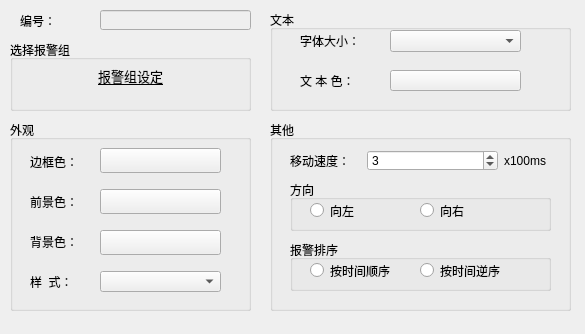
<?xml version="1.0" encoding="UTF-8"?>
<ui version="4.0">
 <class>QDynAlarmBarGenDlg</class>
 <widget class="QWidget" name="QDynAlarmBarGenDlg">
  <property name="geometry">
   <rect>
    <x>0</x>
    <y>0</y>
    <width>585</width>
    <height>334</height>
   </rect>
  </property>
  <property name="windowTitle">
   <string>Form</string>
  </property>
  <widget class="QGroupBox" name="groupBox">
   <property name="geometry">
    <rect>
     <x>270</x>
     <y>120</y>
     <width>301</width>
     <height>191</height>
    </rect>
   </property>
   <property name="title">
    <string>其他</string>
   </property>
   <widget class="QLabel" name="label_7">
    <property name="geometry">
     <rect>
      <x>20</x>
      <y>30</y>
      <width>71</width>
      <height>21</height>
     </rect>
    </property>
    <property name="text">
     <string>移动速度：</string>
    </property>
   </widget>
   <widget class="QSpinBox" name="Speed">
    <property name="geometry">
     <rect>
      <x>97</x>
      <y>30</y>
      <width>131</width>
      <height>21</height>
     </rect>
    </property>
    <property name="minimum">
     <number>1</number>
    </property>
    <property name="maximum">
     <number>30</number>
    </property>
    <property name="value">
     <number>3</number>
    </property>
   </widget>
   <widget class="QLabel" name="label_4">
    <property name="geometry">
     <rect>
      <x>234</x>
      <y>33</y>
      <width>51</width>
      <height>16</height>
     </rect>
    </property>
    <property name="text">
     <string>x100ms</string>
    </property>
   </widget>
   <widget class="QGroupBox" name="groupBox_5">
    <property name="geometry">
     <rect>
      <x>20</x>
      <y>60</y>
      <width>261</width>
      <height>51</height>
     </rect>
    </property>
    <property name="title">
     <string>方向</string>
    </property>
    <widget class="QRadioButton" name="Right">
     <property name="geometry">
      <rect>
       <x>130</x>
       <y>20</y>
       <width>111</width>
       <height>21</height>
      </rect>
     </property>
     <property name="focusPolicy">
      <enum>Qt::NoFocus</enum>
     </property>
     <property name="text">
      <string>向右</string>
     </property>
    </widget>
    <widget class="QRadioButton" name="Left">
     <property name="geometry">
      <rect>
       <x>20</x>
       <y>20</y>
       <width>91</width>
       <height>21</height>
      </rect>
     </property>
     <property name="focusPolicy">
      <enum>Qt::NoFocus</enum>
     </property>
     <property name="text">
      <string>向左</string>
     </property>
    </widget>
   </widget>
   <widget class="QGroupBox" name="groupBox_6">
    <property name="geometry">
     <rect>
      <x>20</x>
      <y>120</y>
      <width>261</width>
      <height>51</height>
     </rect>
    </property>
    <property name="title">
     <string>报警排序</string>
    </property>
    <widget class="QRadioButton" name="Time">
     <property name="geometry">
      <rect>
       <x>20</x>
       <y>20</y>
       <width>101</width>
       <height>21</height>
      </rect>
     </property>
     <property name="focusPolicy">
      <enum>Qt::NoFocus</enum>
     </property>
     <property name="text">
      <string>按时间顺序</string>
     </property>
    </widget>
    <widget class="QRadioButton" name="Time_Re">
     <property name="geometry">
      <rect>
       <x>130</x>
       <y>20</y>
       <width>121</width>
       <height>21</height>
      </rect>
     </property>
     <property name="focusPolicy">
      <enum>Qt::NoFocus</enum>
     </property>
     <property name="text">
      <string>按时间逆序</string>
     </property>
    </widget>
   </widget>
  </widget>
  <widget class="QGroupBox" name="groupBox_4">
   <property name="geometry">
    <rect>
     <x>270</x>
     <y>10</y>
     <width>301</width>
     <height>101</height>
    </rect>
   </property>
   <property name="title">
    <string>文本</string>
   </property>
   <widget class="QLabel" name="label_16">
    <property name="geometry">
     <rect>
      <x>30</x>
      <y>20</y>
      <width>61</width>
      <height>21</height>
     </rect>
    </property>
    <property name="text">
     <string>字体大小：</string>
    </property>
   </widget>
   <widget class="QLabel" name="label_6">
    <property name="geometry">
     <rect>
      <x>30</x>
      <y>60</y>
      <width>61</width>
      <height>21</height>
     </rect>
    </property>
    <property name="text">
     <string>文 本 色：</string>
    </property>
   </widget>
   <widget class="QPushButton" name="Text_Color">
    <property name="geometry">
     <rect>
      <x>120</x>
      <y>60</y>
      <width>131</width>
      <height>21</height>
     </rect>
    </property>
    <property name="focusPolicy">
     <enum>Qt::NoFocus</enum>
    </property>
    <property name="text">
     <string/>
    </property>
   </widget>
   <widget class="QComboBox" name="FontSize">
    <property name="geometry">
     <rect>
      <x>120</x>
      <y>20</y>
      <width>131</width>
      <height>22</height>
     </rect>
    </property>
   </widget>
   <zorder>label_16</zorder>
   <zorder>label_6</zorder>
   <zorder>Text_Color</zorder>
   <zorder>FontSize</zorder>
   <zorder>groupBox_2</zorder>
  </widget>
  <widget class="QLineEdit" name="ID">
   <property name="enabled">
    <bool>false</bool>
   </property>
   <property name="geometry">
    <rect>
     <x>100</x>
     <y>10</y>
     <width>151</width>
     <height>20</height>
    </rect>
   </property>
  </widget>
  <widget class="QLabel" name="label">
   <property name="geometry">
    <rect>
     <x>20</x>
     <y>10</y>
     <width>61</width>
     <height>21</height>
    </rect>
   </property>
   <property name="text">
    <string>编号：</string>
   </property>
  </widget>
  <widget class="QGroupBox" name="groupBox_2">
   <property name="geometry">
    <rect>
     <x>10</x>
     <y>40</y>
     <width>241</width>
     <height>71</height>
    </rect>
   </property>
   <property name="title">
    <string>选择报警组</string>
   </property>
   <widget class="QPushButton" name="btn_groupset">
    <property name="geometry">
     <rect>
      <x>10</x>
      <y>20</y>
      <width>221</width>
      <height>31</height>
     </rect>
    </property>
    <property name="font">
     <font>
      <pointsize>10</pointsize>
      <underline>true</underline>
     </font>
    </property>
    <property name="text">
     <string>报警组设定</string>
    </property>
    <property name="flat">
     <bool>true</bool>
    </property>
   </widget>
  </widget>
  <widget class="QGroupBox" name="groupBox_3">
   <property name="geometry">
    <rect>
     <x>10</x>
     <y>120</y>
     <width>241</width>
     <height>191</height>
    </rect>
   </property>
   <property name="title">
    <string>外观</string>
   </property>
   <widget class="QComboBox" name="Pattern">
    <property name="geometry">
     <rect>
      <x>90</x>
      <y>151</y>
      <width>121</width>
      <height>21</height>
     </rect>
    </property>
   </widget>
   <widget class="QPushButton" name="Frame_Color">
    <property name="geometry">
     <rect>
      <x>90</x>
      <y>28</y>
      <width>121</width>
      <height>25</height>
     </rect>
    </property>
    <property name="focusPolicy">
     <enum>Qt::NoFocus</enum>
    </property>
    <property name="text">
     <string/>
    </property>
   </widget>
   <widget class="QPushButton" name="FG_Color">
    <property name="geometry">
     <rect>
      <x>90</x>
      <y>69</y>
      <width>121</width>
      <height>25</height>
     </rect>
    </property>
    <property name="focusPolicy">
     <enum>Qt::NoFocus</enum>
    </property>
    <property name="text">
     <string/>
    </property>
   </widget>
   <widget class="QLabel" name="label_5">
    <property name="geometry">
     <rect>
      <x>20</x>
      <y>31</y>
      <width>61</width>
      <height>21</height>
     </rect>
    </property>
    <property name="text">
     <string>边框色：</string>
    </property>
   </widget>
   <widget class="QLabel" name="label_3">
    <property name="geometry">
     <rect>
      <x>20</x>
      <y>151</y>
      <width>61</width>
      <height>21</height>
     </rect>
    </property>
    <property name="text">
     <string>样  式：</string>
    </property>
   </widget>
   <widget class="QLabel" name="label_10">
    <property name="geometry">
     <rect>
      <x>20</x>
      <y>111</y>
      <width>61</width>
      <height>21</height>
     </rect>
    </property>
    <property name="text">
     <string>背景色：</string>
    </property>
   </widget>
   <widget class="QPushButton" name="BG_Color">
    <property name="geometry">
     <rect>
      <x>90</x>
      <y>110</y>
      <width>121</width>
      <height>25</height>
     </rect>
    </property>
    <property name="focusPolicy">
     <enum>Qt::NoFocus</enum>
    </property>
    <property name="text">
     <string/>
    </property>
   </widget>
   <widget class="QLabel" name="label_11">
    <property name="geometry">
     <rect>
      <x>20</x>
      <y>71</y>
      <width>61</width>
      <height>21</height>
     </rect>
    </property>
    <property name="text">
     <string>前景色：</string>
    </property>
   </widget>
  </widget>
 </widget>
 <tabstops>
  <tabstop>ID</tabstop>
  <tabstop>Pattern</tabstop>
  <tabstop>FontSize</tabstop>
  <tabstop>Speed</tabstop>
 </tabstops>
 <resources/>
 <connections/>
</ui>
